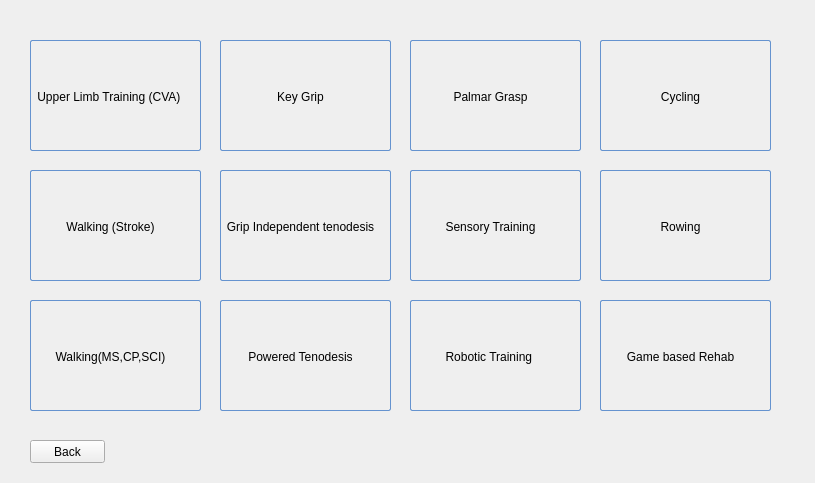
<?xml version="1.0" encoding="UTF-8"?>
<ui version="4.0">
 <class>ClinicalProtocolForm</class>
 <widget class="QWidget" name="ClinicalProtocolForm">
  <property name="geometry">
   <rect>
    <x>0</x>
    <y>0</y>
    <width>815</width>
    <height>483</height>
   </rect>
  </property>
  <property name="windowTitle">
   <string>Form</string>
  </property>
  <widget class="QPushButton" name="pushButton_13">
   <property name="geometry">
    <rect>
     <x>30</x>
     <y>440</y>
     <width>75</width>
     <height>23</height>
    </rect>
   </property>
   <property name="text">
    <string>Back</string>
   </property>
  </widget>
  <widget class="QPushButton" name="pushButton_5">
   <property name="geometry">
    <rect>
     <x>220</x>
     <y>170</y>
     <width>171</width>
     <height>111</height>
    </rect>
   </property>
   <property name="styleSheet">
    <string notr="true">QPushButton:hover{
        background: qlineargradient(x1 : 0, y1 : 0, x2 : 0, y2 :   1, stop :   0.0 #ffd9aa,
                stop :   0.5 #ffbb6e, stop :   0.55 #feae42, stop :   1.0 #fedb74);
}

QPushButton {
        border: 1px solid #6593cf;
        border-radius: 2px;
        padding: 5px 15px 2px 5px;
        background: qlineargradient(x1 : 0, y1 : 0, x2 : 0, y2 :   1, stop :   0.0 #f5f9ff,
                stop :   0.5 #c7dfff, stop :   0.55 #afd2ff, stop :   1.0 #c0dbff);
        color: #0000;
    
        height: 30px;
}




QPushButton:pressed {
        background: qlineargradient(x1 : 0, y1 : 0, x2 : 0, y2 :   1, stop :   0.0 #c0dbff,
        stop :   0.5 #cfd26f, stop :   0.55 #c7df6f, stop :   1.0 #f5f9ff);
        padding-top: 2px;
        padding-left: 3px;

}
QPushButton:on {
        background: qlineargradient(x1 : 0, y1 : 0, x2 : 0, y2 :   1, stop :   0.0 #5AA72D,
        stop :   0.5 #B3E296, stop :   0.55 #B3E296, stop :   1.0 #f5f9ff);
        padding-top: 2px;
        padding-left: 3px;
}

QPushButton:disabled {
        background: transparent #e5e9ee;
        padding-top: 2px;        
        padding-left: 3px;
        color: black;
}</string>
   </property>
   <property name="text">
    <string>Grip Independent tenodesis</string>
   </property>
  </widget>
  <widget class="QPushButton" name="pushButton_6">
   <property name="geometry">
    <rect>
     <x>30</x>
     <y>170</y>
     <width>171</width>
     <height>111</height>
    </rect>
   </property>
   <property name="styleSheet">
    <string notr="true">QPushButton:hover{
        background: qlineargradient(x1 : 0, y1 : 0, x2 : 0, y2 :   1, stop :   0.0 #ffd9aa,
                stop :   0.5 #ffbb6e, stop :   0.55 #feae42, stop :   1.0 #fedb74);
}

QPushButton {
        border: 1px solid #6593cf;
        border-radius: 2px;
        padding: 5px 15px 2px 5px;
        background: qlineargradient(x1 : 0, y1 : 0, x2 : 0, y2 :   1, stop :   0.0 #f5f9ff,
                stop :   0.5 #c7dfff, stop :   0.55 #afd2ff, stop :   1.0 #c0dbff);
        color: #0000;
    
        height: 30px;
}




QPushButton:pressed {
        background: qlineargradient(x1 : 0, y1 : 0, x2 : 0, y2 :   1, stop :   0.0 #c0dbff,
        stop :   0.5 #cfd26f, stop :   0.55 #c7df6f, stop :   1.0 #f5f9ff);
        padding-top: 2px;
        padding-left: 3px;

}
QPushButton:on {
        background: qlineargradient(x1 : 0, y1 : 0, x2 : 0, y2 :   1, stop :   0.0 #5AA72D,
        stop :   0.5 #B3E296, stop :   0.55 #B3E296, stop :   1.0 #f5f9ff);
        padding-top: 2px;
        padding-left: 3px;
}

QPushButton:disabled {
        background: transparent #e5e9ee;
        padding-top: 2px;        
        padding-left: 3px;
        color: black;
}</string>
   </property>
   <property name="text">
    <string>Walking (Stroke)</string>
   </property>
  </widget>
  <widget class="QPushButton" name="pushButton_3">
   <property name="geometry">
    <rect>
     <x>410</x>
     <y>40</y>
     <width>171</width>
     <height>111</height>
    </rect>
   </property>
   <property name="styleSheet">
    <string notr="true">QPushButton:hover{
        background: qlineargradient(x1 : 0, y1 : 0, x2 : 0, y2 :   1, stop :   0.0 #ffd9aa,
                stop :   0.5 #ffbb6e, stop :   0.55 #feae42, stop :   1.0 #fedb74);
}

QPushButton {
        border: 1px solid #6593cf;
        border-radius: 2px;
        padding: 5px 15px 2px 5px;
        background: qlineargradient(x1 : 0, y1 : 0, x2 : 0, y2 :   1, stop :   0.0 #f5f9ff,
                stop :   0.5 #c7dfff, stop :   0.55 #afd2ff, stop :   1.0 #c0dbff);
        color: #0000;
    
        height: 30px;
}




QPushButton:pressed {
        background: qlineargradient(x1 : 0, y1 : 0, x2 : 0, y2 :   1, stop :   0.0 #c0dbff,
        stop :   0.5 #cfd26f, stop :   0.55 #c7df6f, stop :   1.0 #f5f9ff);
        padding-top: 2px;
        padding-left: 3px;

}
QPushButton:on {
        background: qlineargradient(x1 : 0, y1 : 0, x2 : 0, y2 :   1, stop :   0.0 #5AA72D,
        stop :   0.5 #B3E296, stop :   0.55 #B3E296, stop :   1.0 #f5f9ff);
        padding-top: 2px;
        padding-left: 3px;
}

QPushButton:disabled {
        background: transparent #e5e9ee;
        padding-top: 2px;        
        padding-left: 3px;
        color: black;
}</string>
   </property>
   <property name="text">
    <string>Palmar Grasp</string>
   </property>
  </widget>
  <widget class="QPushButton" name="pushButton_4">
   <property name="geometry">
    <rect>
     <x>220</x>
     <y>300</y>
     <width>171</width>
     <height>111</height>
    </rect>
   </property>
   <property name="styleSheet">
    <string notr="true">QPushButton:hover{
        background: qlineargradient(x1 : 0, y1 : 0, x2 : 0, y2 :   1, stop :   0.0 #ffd9aa,
                stop :   0.5 #ffbb6e, stop :   0.55 #feae42, stop :   1.0 #fedb74);
}

QPushButton {
        border: 1px solid #6593cf;
        border-radius: 2px;
        padding: 5px 15px 2px 5px;
        background: qlineargradient(x1 : 0, y1 : 0, x2 : 0, y2 :   1, stop :   0.0 #f5f9ff,
                stop :   0.5 #c7dfff, stop :   0.55 #afd2ff, stop :   1.0 #c0dbff);
        color: #0000;
    
        height: 30px;
}




QPushButton:pressed {
        background: qlineargradient(x1 : 0, y1 : 0, x2 : 0, y2 :   1, stop :   0.0 #c0dbff,
        stop :   0.5 #cfd26f, stop :   0.55 #c7df6f, stop :   1.0 #f5f9ff);
        padding-top: 2px;
        padding-left: 3px;

}
QPushButton:on {
        background: qlineargradient(x1 : 0, y1 : 0, x2 : 0, y2 :   1, stop :   0.0 #5AA72D,
        stop :   0.5 #B3E296, stop :   0.55 #B3E296, stop :   1.0 #f5f9ff);
        padding-top: 2px;
        padding-left: 3px;
}

QPushButton:disabled {
        background: transparent #e5e9ee;
        padding-top: 2px;        
        padding-left: 3px;
        color: black;
}</string>
   </property>
   <property name="text">
    <string>Powered Tenodesis</string>
   </property>
  </widget>
  <widget class="QPushButton" name="pushButton">
   <property name="geometry">
    <rect>
     <x>30</x>
     <y>40</y>
     <width>171</width>
     <height>111</height>
    </rect>
   </property>
   <property name="styleSheet">
    <string notr="true">QPushButton:hover{
        background: qlineargradient(x1 : 0, y1 : 0, x2 : 0, y2 :   1, stop :   0.0 #ffd9aa,
                stop :   0.5 #ffbb6e, stop :   0.55 #feae42, stop :   1.0 #fedb74);
}

QPushButton {
        border: 1px solid #6593cf;
        border-radius: 2px;
        padding: 5px 15px 2px 5px;
        background: qlineargradient(x1 : 0, y1 : 0, x2 : 0, y2 :   1, stop :   0.0 #f5f9ff,
                stop :   0.5 #c7dfff, stop :   0.55 #afd2ff, stop :   1.0 #c0dbff);
        color: #0000;
    
        height: 30px;
}




QPushButton:pressed {
        background: qlineargradient(x1 : 0, y1 : 0, x2 : 0, y2 :   1, stop :   0.0 #c0dbff,
        stop :   0.5 #cfd26f, stop :   0.55 #c7df6f, stop :   1.0 #f5f9ff);
        padding-top: 2px;
        padding-left: 3px;

}
QPushButton:on {
        background: qlineargradient(x1 : 0, y1 : 0, x2 : 0, y2 :   1, stop :   0.0 #5AA72D,
        stop :   0.5 #B3E296, stop :   0.55 #B3E296, stop :   1.0 #f5f9ff);
        padding-top: 2px;
        padding-left: 3px;
}

QPushButton:disabled {
        background: transparent #e5e9ee;
        padding-top: 2px;        
        padding-left: 3px;
        color: black;
}</string>
   </property>
   <property name="text">
    <string>Upper Limb Training (CVA) </string>
   </property>
  </widget>
  <widget class="QPushButton" name="pushButton_12">
   <property name="geometry">
    <rect>
     <x>600</x>
     <y>300</y>
     <width>171</width>
     <height>111</height>
    </rect>
   </property>
   <property name="styleSheet">
    <string notr="true">QPushButton:hover{
        background: qlineargradient(x1 : 0, y1 : 0, x2 : 0, y2 :   1, stop :   0.0 #ffd9aa,
                stop :   0.5 #ffbb6e, stop :   0.55 #feae42, stop :   1.0 #fedb74);
}

QPushButton {
        border: 1px solid #6593cf;
        border-radius: 2px;
        padding: 5px 15px 2px 5px;
        background: qlineargradient(x1 : 0, y1 : 0, x2 : 0, y2 :   1, stop :   0.0 #f5f9ff,
                stop :   0.5 #c7dfff, stop :   0.55 #afd2ff, stop :   1.0 #c0dbff);
        color: #0000;
    
        height: 30px;
}




QPushButton:pressed {
        background: qlineargradient(x1 : 0, y1 : 0, x2 : 0, y2 :   1, stop :   0.0 #c0dbff,
        stop :   0.5 #cfd26f, stop :   0.55 #c7df6f, stop :   1.0 #f5f9ff);
        padding-top: 2px;
        padding-left: 3px;

}
QPushButton:on {
        background: qlineargradient(x1 : 0, y1 : 0, x2 : 0, y2 :   1, stop :   0.0 #5AA72D,
        stop :   0.5 #B3E296, stop :   0.55 #B3E296, stop :   1.0 #f5f9ff);
        padding-top: 2px;
        padding-left: 3px;
}

QPushButton:disabled {
        background: transparent #e5e9ee;
        padding-top: 2px;        
        padding-left: 3px;
        color: black;
}</string>
   </property>
   <property name="text">
    <string>Game based Rehab</string>
   </property>
  </widget>
  <widget class="QPushButton" name="pushButton_11">
   <property name="geometry">
    <rect>
     <x>410</x>
     <y>300</y>
     <width>171</width>
     <height>111</height>
    </rect>
   </property>
   <property name="styleSheet">
    <string notr="true">QPushButton:hover{
        background: qlineargradient(x1 : 0, y1 : 0, x2 : 0, y2 :   1, stop :   0.0 #ffd9aa,
                stop :   0.5 #ffbb6e, stop :   0.55 #feae42, stop :   1.0 #fedb74);
}

QPushButton {
        border: 1px solid #6593cf;
        border-radius: 2px;
        padding: 5px 15px 2px 5px;
        background: qlineargradient(x1 : 0, y1 : 0, x2 : 0, y2 :   1, stop :   0.0 #f5f9ff,
                stop :   0.5 #c7dfff, stop :   0.55 #afd2ff, stop :   1.0 #c0dbff);
        color: #0000;
    
        height: 30px;
}




QPushButton:pressed {
        background: qlineargradient(x1 : 0, y1 : 0, x2 : 0, y2 :   1, stop :   0.0 #c0dbff,
        stop :   0.5 #cfd26f, stop :   0.55 #c7df6f, stop :   1.0 #f5f9ff);
        padding-top: 2px;
        padding-left: 3px;

}
QPushButton:on {
        background: qlineargradient(x1 : 0, y1 : 0, x2 : 0, y2 :   1, stop :   0.0 #5AA72D,
        stop :   0.5 #B3E296, stop :   0.55 #B3E296, stop :   1.0 #f5f9ff);
        padding-top: 2px;
        padding-left: 3px;
}

QPushButton:disabled {
        background: transparent #e5e9ee;
        padding-top: 2px;        
        padding-left: 3px;
        color: black;
}</string>
   </property>
   <property name="text">
    <string>Robotic Training </string>
   </property>
  </widget>
  <widget class="QPushButton" name="pushButton_7">
   <property name="geometry">
    <rect>
     <x>30</x>
     <y>300</y>
     <width>171</width>
     <height>111</height>
    </rect>
   </property>
   <property name="styleSheet">
    <string notr="true">QPushButton:hover{
        background: qlineargradient(x1 : 0, y1 : 0, x2 : 0, y2 :   1, stop :   0.0 #ffd9aa,
                stop :   0.5 #ffbb6e, stop :   0.55 #feae42, stop :   1.0 #fedb74);
}

QPushButton {
        border: 1px solid #6593cf;
        border-radius: 2px;
        padding: 5px 15px 2px 5px;
        background: qlineargradient(x1 : 0, y1 : 0, x2 : 0, y2 :   1, stop :   0.0 #f5f9ff,
                stop :   0.5 #c7dfff, stop :   0.55 #afd2ff, stop :   1.0 #c0dbff);
        color: #0000;

        height: 30px;
}




QPushButton:pressed {
        background: qlineargradient(x1 : 0, y1 : 0, x2 : 0, y2 :   1, stop :   0.0 #c0dbff,
        stop :   0.5 #cfd26f, stop :   0.55 #c7df6f, stop :   1.0 #f5f9ff);
        padding-top: 2px;
        padding-left: 3px;

}
QPushButton:on {
        background: qlineargradient(x1 : 0, y1 : 0, x2 : 0, y2 :   1, stop :   0.0 #5AA72D,
        stop :   0.5 #B3E296, stop :   0.55 #B3E296, stop :   1.0 #f5f9ff);
        padding-top: 2px;
        padding-left: 3px;
}

QPushButton:disabled {
        background: transparent #e5e9ee;
        padding-top: 2px;        
        padding-left: 3px;
        color: black;
}</string>
   </property>
   <property name="text">
    <string>Walking(MS,CP,SCI)</string>
   </property>
  </widget>
  <widget class="QPushButton" name="pushButton_8">
   <property name="geometry">
    <rect>
     <x>600</x>
     <y>170</y>
     <width>171</width>
     <height>111</height>
    </rect>
   </property>
   <property name="styleSheet">
    <string notr="true">QPushButton:hover{
        background: qlineargradient(x1 : 0, y1 : 0, x2 : 0, y2 :   1, stop :   0.0 #ffd9aa,
                stop :   0.5 #ffbb6e, stop :   0.55 #feae42, stop :   1.0 #fedb74);
}

QPushButton {
        border: 1px solid #6593cf;
        border-radius: 2px;
        padding: 5px 15px 2px 5px;
        background: qlineargradient(x1 : 0, y1 : 0, x2 : 0, y2 :   1, stop :   0.0 #f5f9ff,
                stop :   0.5 #c7dfff, stop :   0.55 #afd2ff, stop :   1.0 #c0dbff);
        color: #0000;
    
        height: 30px;
}




QPushButton:pressed {
        background: qlineargradient(x1 : 0, y1 : 0, x2 : 0, y2 :   1, stop :   0.0 #c0dbff,
        stop :   0.5 #cfd26f, stop :   0.55 #c7df6f, stop :   1.0 #f5f9ff);
        padding-top: 2px;
        padding-left: 3px;

}
QPushButton:on {
        background: qlineargradient(x1 : 0, y1 : 0, x2 : 0, y2 :   1, stop :   0.0 #5AA72D,
        stop :   0.5 #B3E296, stop :   0.55 #B3E296, stop :   1.0 #f5f9ff);
        padding-top: 2px;
        padding-left: 3px;
}

QPushButton:disabled {
        background: transparent #e5e9ee;
        padding-top: 2px;        
        padding-left: 3px;
        color: black;
}</string>
   </property>
   <property name="text">
    <string>Rowing</string>
   </property>
  </widget>
  <widget class="QPushButton" name="pushButton_9">
   <property name="geometry">
    <rect>
     <x>600</x>
     <y>40</y>
     <width>171</width>
     <height>111</height>
    </rect>
   </property>
   <property name="styleSheet">
    <string notr="true">QPushButton:hover{
        background: qlineargradient(x1 : 0, y1 : 0, x2 : 0, y2 :   1, stop :   0.0 #ffd9aa,
                stop :   0.5 #ffbb6e, stop :   0.55 #feae42, stop :   1.0 #fedb74);
}

QPushButton {
        border: 1px solid #6593cf;
        border-radius: 2px;
        padding: 5px 15px 2px 5px;
        background: qlineargradient(x1 : 0, y1 : 0, x2 : 0, y2 :   1, stop :   0.0 #f5f9ff,
                stop :   0.5 #c7dfff, stop :   0.55 #afd2ff, stop :   1.0 #c0dbff);
        color: #0000;
    
        height: 30px;
}




QPushButton:pressed {
        background: qlineargradient(x1 : 0, y1 : 0, x2 : 0, y2 :   1, stop :   0.0 #c0dbff,
        stop :   0.5 #cfd26f, stop :   0.55 #c7df6f, stop :   1.0 #f5f9ff);
        padding-top: 2px;
        padding-left: 3px;

}
QPushButton:on {
        background: qlineargradient(x1 : 0, y1 : 0, x2 : 0, y2 :   1, stop :   0.0 #5AA72D,
        stop :   0.5 #B3E296, stop :   0.55 #B3E296, stop :   1.0 #f5f9ff);
        padding-top: 2px;
        padding-left: 3px;
}

QPushButton:disabled {
        background: transparent #e5e9ee;
        padding-top: 2px;        
        padding-left: 3px;
        color: black;
}</string>
   </property>
   <property name="text">
    <string>Cycling</string>
   </property>
  </widget>
  <widget class="QPushButton" name="pushButton_10">
   <property name="geometry">
    <rect>
     <x>410</x>
     <y>170</y>
     <width>171</width>
     <height>111</height>
    </rect>
   </property>
   <property name="styleSheet">
    <string notr="true">QPushButton:hover{
        background: qlineargradient(x1 : 0, y1 : 0, x2 : 0, y2 :   1, stop :   0.0 #ffd9aa,
                stop :   0.5 #ffbb6e, stop :   0.55 #feae42, stop :   1.0 #fedb74);
}

QPushButton {
        border: 1px solid #6593cf;
        border-radius: 2px;
        padding: 5px 15px 2px 5px;
        background: qlineargradient(x1 : 0, y1 : 0, x2 : 0, y2 :   1, stop :   0.0 #f5f9ff,
                stop :   0.5 #c7dfff, stop :   0.55 #afd2ff, stop :   1.0 #c0dbff);
        color: #0000;
    
        height: 30px;
}




QPushButton:pressed {
        background: qlineargradient(x1 : 0, y1 : 0, x2 : 0, y2 :   1, stop :   0.0 #c0dbff,
        stop :   0.5 #cfd26f, stop :   0.55 #c7df6f, stop :   1.0 #f5f9ff);
        padding-top: 2px;
        padding-left: 3px;

}
QPushButton:on {
        background: qlineargradient(x1 : 0, y1 : 0, x2 : 0, y2 :   1, stop :   0.0 #5AA72D,
        stop :   0.5 #B3E296, stop :   0.55 #B3E296, stop :   1.0 #f5f9ff);
        padding-top: 2px;
        padding-left: 3px;
}

QPushButton:disabled {
        background: transparent #e5e9ee;
        padding-top: 2px;        
        padding-left: 3px;
        color: black;
}</string>
   </property>
   <property name="text">
    <string>Sensory Training</string>
   </property>
  </widget>
  <widget class="QPushButton" name="pushButton_2">
   <property name="geometry">
    <rect>
     <x>220</x>
     <y>40</y>
     <width>171</width>
     <height>111</height>
    </rect>
   </property>
   <property name="styleSheet">
    <string notr="true">QPushButton:hover{
        background: qlineargradient(x1 : 0, y1 : 0, x2 : 0, y2 :   1, stop :   0.0 #ffd9aa,
                stop :   0.5 #ffbb6e, stop :   0.55 #feae42, stop :   1.0 #fedb74);
}

QPushButton {
        border: 1px solid #6593cf;
        border-radius: 2px;
        padding: 5px 15px 2px 5px;
        background: qlineargradient(x1 : 0, y1 : 0, x2 : 0, y2 :   1, stop :   0.0 #f5f9ff,
                stop :   0.5 #c7dfff, stop :   0.55 #afd2ff, stop :   1.0 #c0dbff);
        color: #0000;
    
        height: 30px;
}




QPushButton:pressed {
        background: qlineargradient(x1 : 0, y1 : 0, x2 : 0, y2 :   1, stop :   0.0 #c0dbff,
        stop :   0.5 #cfd26f, stop :   0.55 #c7df6f, stop :   1.0 #f5f9ff);
        padding-top: 2px;
        padding-left: 3px;

}
QPushButton:on {
        background: qlineargradient(x1 : 0, y1 : 0, x2 : 0, y2 :   1, stop :   0.0 #5AA72D,
        stop :   0.5 #B3E296, stop :   0.55 #B3E296, stop :   1.0 #f5f9ff);
        padding-top: 2px;
        padding-left: 3px;
}

QPushButton:disabled {
        background: transparent #e5e9ee;
        padding-top: 2px;        
        padding-left: 3px;
        color: black;
}</string>
   </property>
   <property name="text">
    <string>Key Grip</string>
   </property>
  </widget>
 </widget>
 <resources/>
 <connections/>
</ui>
